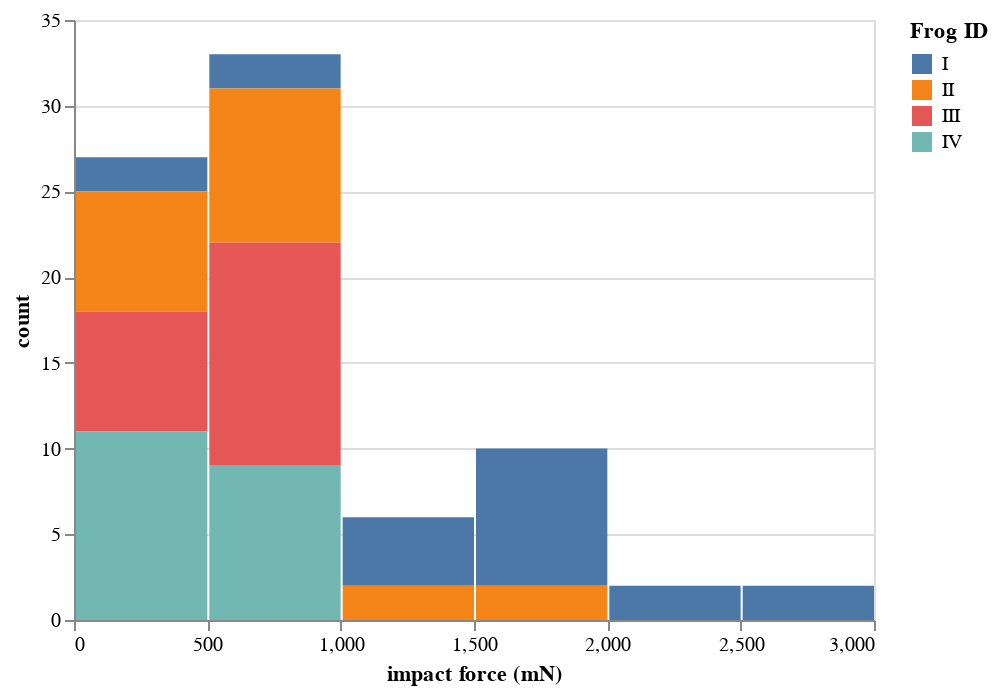

Notebook cell for this chart:
### Markdown cell above
### Histograms

Histograms are a popular way of displaying repeated measurements. We might want to make a histogram of the impact forces and stack the bars of the histogram so we can see which frogs contributed which portion of the counts of impact forces.

### Code cell
alt.Chart(df
    ).mark_bar(
    ).encode(
        x=alt.X('impact force (mN):Q', bin=True, title='impact force (mN)'),
        y=alt.Y('count()', title='count'),
        color=alt.Color('ID', title='Frog ID')
    )
